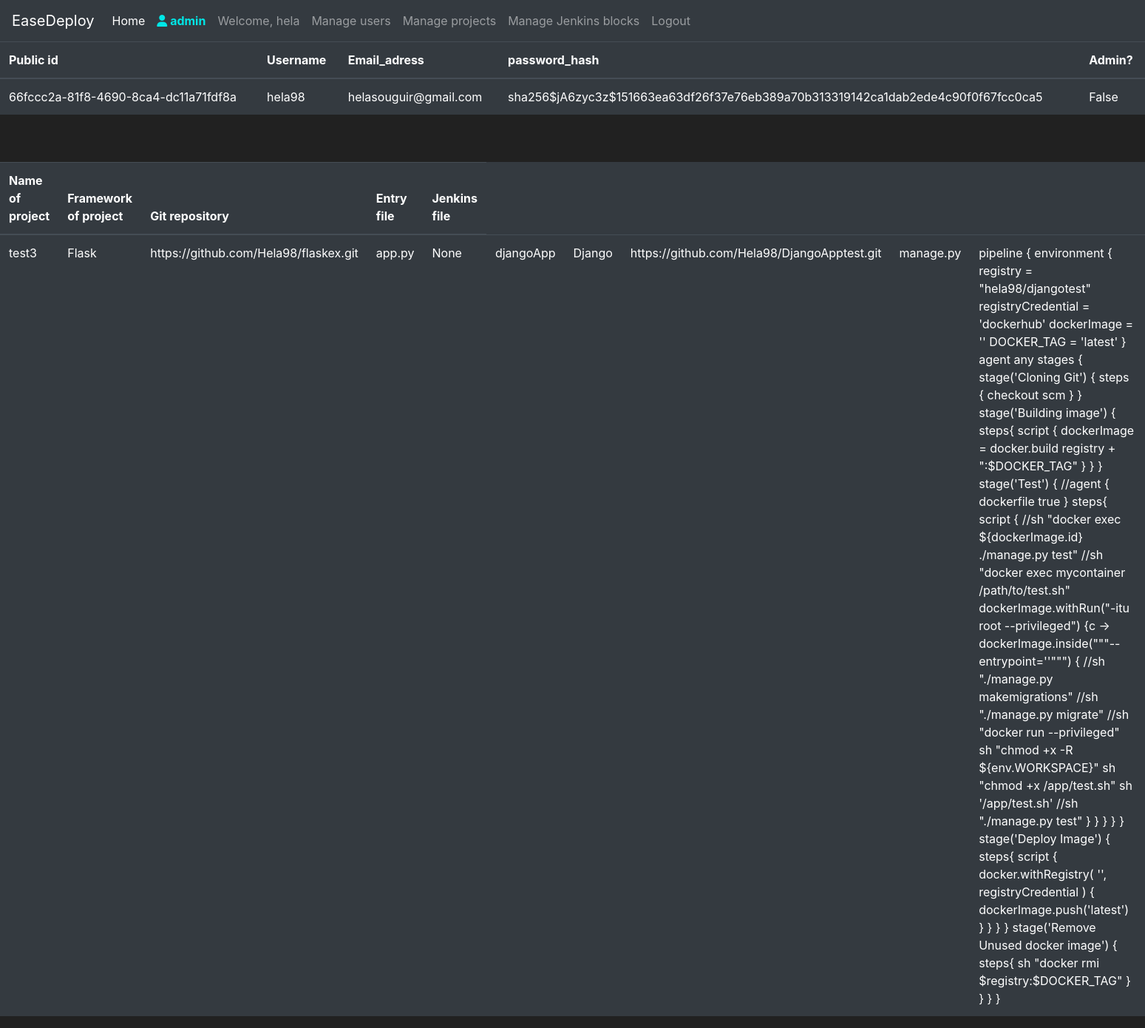
The page /user/66fccc2a-81f8-4690-8ca4-dc11a71fdf8a (signed in) on the database its author committed.
### devOps/models.py (models this page shows, shortened)
class User(db.Model,UserMixin):
    __tablename__ = 'tblUser'
    id = db.Column(db.Integer(), primary_key=True)
    public_id= db.Column(db.String(50),unique=True)
    username = db.Column(db.String(length=50), nullable=False, unique=True)
    email_address = db.Column(db.String(length=50), nullable=False, unique=True)
    password_hash = db.Column(db.String(length=60), nullable=False)
    github_access_token = db.Column(db.String(length=255))
    github_username=db.Column(db.String(length=50))
    admin = db.Column(db.Boolean)
    projects = db.relationship('Application',backref='projectOwner',lazy=True)
    @property
    def password(self):
        return self.password

class Application(db.Model,UserMixin):
    __tablename__ = 'tblApplication'
    id_app = db.Column(db.Integer(), primary_key=True)
    name_app = db.Column(db.String(length=30), nullable=False,unique=True)
    git_repository = db.Column(db.Text(), nullable=False, unique=True)
    jenkins_file = db.Column(db.String(length=100000))
    entry_file = db.Column(db.String(length=60),nullable=False)
    id_frame=db.Column(db.Integer, db.ForeignKey('tblFrameworkOfApp.id_frame'),nullable=False)
    id_user=db.Column(db.Integer, db.ForeignKey('tblUser.id'),nullable=False)

class FrameworkOfApp(db.Model,UserMixin):
    __tablename__ = 'tblFrameworkOfApp'
    id_frame = db.Column(db.Integer(), primary_key=True)
    name_frame = db.Column(db.String(length=30), nullable=False,unique=True)
    apps = db.relationship('Application',backref='frameworkOfApp',lazy=True)

### devOps/routes.py (the view)
@app.route('/user/<public_id>', methods=['GET'])
@jwt_required(fresh=True)
def get_one_user(public_id):
    username=get_jwt_identity()
    current_user = User.query.filter_by(username=username).first()
    if not current_user.admin:
        flash('Please login as an administrator')
        return redirect(url_for('login_page'))
    user_data=getOneUserByPublicID(public_id)
    return render_template('oneUser.html', user_data = user_data)

### devOps/crudApps.py (called while the page is built)
def getAppsByUser(user):
    projectsOfUser=user.projects
    list_user_apps=[]
    if projectsOfUser:
        for app in projectsOfUser:
            project_data={}
            project_data['NameOfProject']=app.name_app
            project_data['FrameworkOfProject']=app.frameworkOfApp.name_frame
            project_data['GitRepository']=app.git_repository
            project_data['EntryFile']=app.entry_file
            project_data['jenkins_file']=app.jenkins_file
            list_user_apps.append(project_data)
    return list_user_apps

### devOps/crudUsers.py (called while the page is built)
def getOneUserByPublicID(public_id):
    user = User.query.filter_by(public_id=public_id).first()
    if not user:
        return f"User with public id ={public_id} not found"
    user_data = {}
    user_data['public_id'] = user.public_id
    user_data['username'] = user.username
    user_data['email_address'] = user.email_address
    user_data['password_hash'] = user.password_hash
    user_data['admin'] = user.admin
    if user.github_access_token:
        user_data['github_access_token'] = user.github_access_token
    if user.github_username:
        user_data['github_username'] = user.github_username
    list_user_apps=getAppsByUser(user)
    if list_user_apps:
        user_data['projects']=list_user_apps
    return user_data

### devOps/models.py (called while the page is built)
@login_manager.user_loader
def load_user(user_id):
    return User.query.get(int(user_id))

### devOps/templates/oneUser.html (shortened to what this page needs)
{% extends 'base.html' %}
{% block content %}
<table class="table table-hover table-dark">
    <thead>
        <tr>
            <th scope="col">Public id</th>
            <th scope="col">Username</th>
            <th scope="col">Email_adress</th>
            <th scope="col">password_hash</th>
            <th scope="col">Admin?</th>
        </tr>
    </thead>
    <tbody>
            <tr>
                <td>{{user_data.public_id}}</td>
                <td>{{user_data.username}}</td>
                <td>{{user_data.email_address}}</td>
                <td>{{user_data.password_hash}}</td>
                <td>{{user_data.admin}}</td>
            </tr>
    </tbody>
</table>
<br>
<br>
{% if user_data.projects is defined %}
<table class="table table-hover table-dark">
    <thead>
        <tr>
            <th scope="col">Name of project</th>
            <th scope="col">Framework of project</th>
            <th scope="col">Git repository</th>
            <th scope="col">Entry file</th>
            <th scope="col">Jenkins file</th>
        </tr>
    </thead>
    <tbody>
            <tr>
                {% for dict_item in user_data.projects %}
                    {% for key, value in dict_item.items() %}
                        <td>{{value}}</td>
                    {% endfor %}
                {% endfor %}
            </tr>
    </tbody>
</table>
{% endif %}
{% endblock %}

### devOps/templates/base.html (shortened to what this page needs)
<!doctype html>
<html lang="en">
   <head>
      <link rel="stylesheet" href="https://cdn.jsdelivr.net/npm/bootstrap@4.5.3/dist/css/bootstrap.min.css">
   </head>
   <body>
    <nav class="navbar navbar-expand-md navbar-dark bg-dark">
      <a class="navbar-brand" href="#">EaseDeploy</a>
      <div class="collapse navbar-collapse" id="navbarNav">
        <ul class="navbar-nav mr-auto">
            <li class="nav-item active">
                <a class="nav-link" href="{{ url_for('home_page') }}">Home <span class="sr-only">(current)</span></a>
            </li>
            {% if current_user.is_authenticated %}
            <ul class="navbar-nav">
                <li class="nav-item">
                    <a class="nav-link" style="color: #00e6e6; font-weight: bold">
                        <i class="fas fa-user"></i>
                        {% if current_user.admin %}
                             admin
                        {% endif %}
                    </a>
                </li>
                <li class="nav-item">
                    <a class="nav-link">Welcome, {{ current_user.username }}</a>
                </li>
                {% if current_user.admin %}
                <li class="nav-item">
                    <a class="nav-link" href="{{ url_for('get_all_users') }}">Manage users</a>
                </li>
                <li class="nav-item">
                    <a class="nav-link" href="{{ url_for('get_all_projects') }}">Manage projects</a>
                </li>
                <li class="nav-item">
                    <a class="nav-link" href="{{ url_for('home_page') }}">Manage Jenkins blocks</a>
                </li>
                {% endif %}
                <li class="nav-item">
                    <a class="nav-link" href="{{ url_for('logout') }}">Logout</a>
                </li>
            </ul>
          {% endif %}
      </div>
    </nav>
      {% block content %}
      {% endblock %}
   </body>
</html>

### devOps/templates/base.html (style rules this page uses)
body { background-color: #212121; color: white }

### rows shown on the page
User: username "hela"
User: public_id "66fccc2a-81f8-4690-8ca4-dc11a71fdf8a", username "hela98", email_address "helasouguir@gmail.com", password_hash "sha256$jA6zyc3z$151663ea63df26f37e76eb389a70b313319142ca1dab2ede4c90f0f67fcc0ca5"
Application: name_app "test3", git_repository "https://github.com/Hela98/flaskex.git", entry_file "app.py"
FrameworkOfApp: name_frame "Flask"
Application: name_app "djangoApp", git_repository "https://github.com/Hela98/DjangoApptest.git", entry_file "manage.py", jenkins_file "pipeline { environment { registry = \"hela98/djangotest\" registryCredential = 'dockerhub' dockerImage = '' DOCKER_TAG = 'latest' } agent any stages { stage('Cloning Git') { steps { checkout scm } } stage('Building image') { steps{ script { dockerImage = docker.build registry + \":$DOCKER_TAG\" } } } stage('Test') { //agent { dockerfile true } steps{ script { //sh \"docker exec ${dockerImage.id} ./manage.py test\" //sh \"docker exec mycontainer /path/to/test.sh\" dockerImage.withRun(\"-itu root --privileged\") {c -> dockerImage.inside(\"\"\"--entrypoint=''\"\"\") { //sh \"./manage.py makemigrations\" //sh \"./manage.py migrate\" //sh \"docker run --privileged\" sh \"chmod +x -R ${env.WORKSPACE}\" sh \"chmod +x…"
FrameworkOfApp: name_frame "Django"

### other values the page prints
{{ user_data.admin }} "False"
{{ value }} "None"
